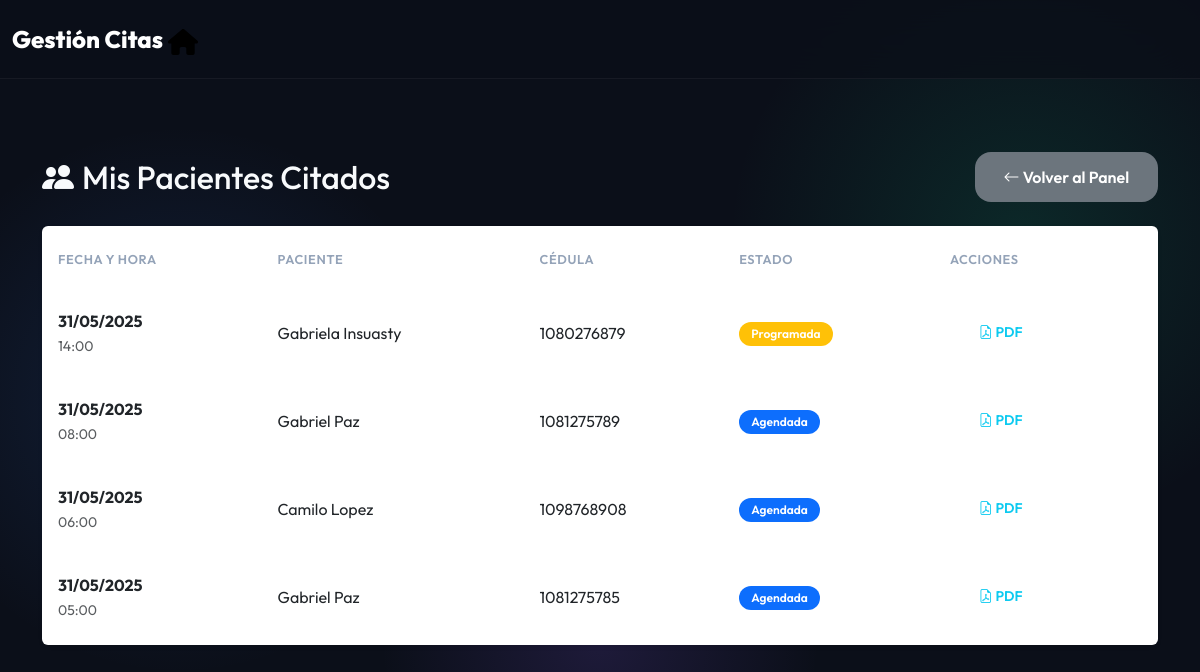
The page /mis-citas-medico/ (signed in) on the database its author committed.
### AppCitasMedicas/models.py (models this page shows, shortened)
class CitaMedica(models.Model):
    ESTADO_CHOICES = [
        ('Pendiente', 'Pendiente'),
        ('Confirmada', 'Confirmada'),
        ('Cancelada', 'Cancelada'),
        ('Realizada', 'Realizada'),
        ('No_Asistio', 'No Asistió'),
    ]
    objects = CitaMedicaManager()
    id_cita = models.UUIDField(primary_key=True, default=uuid.uuid4, editable=False, verbose_name="ID Cita")
    paciente = models.ForeignKey(Paciente, on_delete=models.PROTECT, related_name="citas", verbose_name="Paciente")
    medico = models.ForeignKey(Medico, on_delete=models.PROTECT, related_name="citas", verbose_name="Médico")
    fecha_hora_cita = models.DateTimeField(verbose_name="Fecha y Hora de la Cita")
    estado = models.CharField(max_length=20, choices=ESTADO_CHOICES, default='Pendiente', verbose_name="Estado")
    notas_paciente = models.TextField(blank=True, null=True, verbose_name="Notas del Paciente (ej. motivo)")
    notas_adicionales_medico = models.TextField(blank=True, null=True, verbose_name="Notas Adicionales del Médico")
    fecha_creacion = models.DateTimeField(auto_now_add=True)
    fecha_modificacion = models.DateTimeField(auto_now=True)
    class Meta:
        verbose_name = "Cita Médica"
        verbose_name_plural = "Citas Médicas"
        ordering = ['fecha_hora_cita']
        indexes = [
            models.Index(fields=['paciente', 'fecha_hora_cita']),
            models.Index(fields=['medico', 'fecha_hora_cita']),
            models.Index(fields=['estado']),
        ]

class Paciente(models.Model):
    cedula = models.CharField(max_length=20, primary_key=True, verbose_name="Cédula")
    nombre = models.CharField(max_length=100, verbose_name="Nombre Completo")
    telefono = models.CharField(max_length=15, verbose_name="Teléfono")
    direccion = models.CharField(max_length=255, blank=True, null=True, verbose_name="Dirección")
    correo = models.EmailField(verbose_name="Correo Electrónico")
    fecha_nacimiento = models.DateField(verbose_name="Fecha de Nacimiento")
    class Meta:
        verbose_name = "Paciente"
        verbose_name_plural = "Pacientes"

### AppCitasMedicas/views.py (the view)
# urls.py: path('mis-citas-medico/', views.mis_citas_medico, name='mis_citas_medico'),
@login_required
def mis_citas_medico(request):
    medico = request.user.medico
    citas = CitaMedica.objects.select_related('paciente').filter(
        medico=medico
    ).order_by('-fecha_hora_cita')
    context = {
        'citas': citas,
        'title': 'Mis Citas Médicas'
    }
    return render(request, 'AppCitasMedicas/mis_citas_medico.html', context)

### AppCitasMedicas/templates/AppCitasMedicas/mis_citas_medico.html (shortened to what this page needs)
{% extends 'AppCitasMedicas/base.html' %}
{% load static %}
{% block content %}
<div class="container py-5">
    <div class="d-flex justify-content-between align-items-center mb-4">
        <h2 class="mb-0"><i class="bi bi-people-fill me-2"></i>Mis Pacientes Citados</h2>
        <a href="{% url 'inicio_medico' %}" class="btn btn-secondary">
            <i class="bi bi-arrow-left"></i> Volver al Panel
        </a>
    </div>
    <div class="card shadow-sm border-0">
        <div class="card-body p-0">
            <div class="table-responsive">
                <table class="table table-hover mb-0">
                    <thead>
                        <tr>
                            <th>Fecha y Hora</th>
                            <th>Paciente</th>
                            <th>Cédula</th>
                            <th>Estado</th>
                            <th>Acciones</th>
                        </tr>
                    </thead>
                    <tbody>
                        {% for cita in citas %}
                        <tr>
                            <td>
                                <div class="fw-bold">{{ cita.fecha_hora_cita|date:"d/m/Y" }}</div>
                                <small class="text-muted">{{ cita.fecha_hora_cita|time:"H:i" }}</small>
                            </td>
                            <td>{{ cita.paciente.nombre }}</td>
                            <td>{{ cita.paciente.cedula }}</td>
                            <td>
                                <span class="badge {% if cita.estado == 'Agendada' %}bg-primary{% elif cita.estado == 'Completada' %}bg-success{% else %}bg-warning{% endif %}">
                                    {{ cita.estado }}
                                </span>
                            </td>
                            <td>
                                <a href="{% url 'generar_pdf_cita' cita.id_cita %}" class="btn btn-sm btn-outline-info">
                                    <i class="bi bi-file-earmark-pdf"></i> PDF
                                </a>
                            </td>
                        </tr>
                        {% empty %}
                        <tr>
                            <td colspan="5" class="text-center py-4 text-muted">
                                No tienes citas agendadas actualmente.
                            </td>
                        </tr>
                        {% endfor %}
                    </tbody>
                </table>
            </div>
        </div>
    </div>
</div>
{% endblock %}

### AppCitasMedicas/templates/AppCitasMedicas/base.html (shortened to what this page needs)
<!DOCTYPE html>
<html lang="es">
<head>
    {% load static %}
    <link href="https://cdn.jsdelivr.net/npm/bootstrap@5.3.0/dist/css/bootstrap.min.css" rel="stylesheet">
    <link rel="stylesheet" href="https://cdn.jsdelivr.net/npm/bootstrap-icons@1.10.0/font/bootstrap-icons.css">
    <link rel="stylesheet" href="{% static 'css/styles.css' %}">
</head>
<body>
    <nav class="navbar navbar-expand-lg navbar-dark fixed-top">
        <div class="container-fluid">
            <a class="navbar-brand" href="{% url 'inicio_general' %}">
                Gestión Citas <img src="{% static 'css/images/house-solid.svg' %}" alt="Cita" width="30">
            </a>
        </div>
    </nav>
    <main class="main-container container py-4">
        {% block content %}
        {% endblock %}
    </main>
</body>
</html>

### AppCitasMedicas/static/css/styles.css (style rules this page uses)
:root { --primary: #0f172a; --secondary: #3b82f6; --accent: #10b981; --background: #0B0F19; --surface: rgba(255, 255, 255, 0.05); --surface-hover: rgba(255, 255, 255, 0.1); --text-main: #f8fafc; --text-muted: #94a3b8; --shadow-soft: 0 8px 32px 0 rgba(0, 0, 0, 0.37); --shadow-glow: 0 0 20px rgba(59, 130, 246, 0.5); --shadow-glow-success: 0 0 20px rgba(16, 185, 129, 0.5); --glass-border: 1px solid rgba(255, 255, 255, 0.1); }
body { margin: 0; padding: 0; color: var(--text-main); background-color: var(--background); background-image: radial-gradient(circle at 15% 50%, rgba(59, 130, 246, 0.15), transparent 25%), radial-gradient(circle at 85% 30%, rgba(16, 185, 129, 0.15), transparent 25%), radial-gradient(circle at 50% 80%, rgba(139, 92, 246, 0.15), transparent 25%); background-attachment: fixed; font-family: 'Outfit', sans-serif; -webkit-font-smoothing: antialiased; padding-top: 80px; min-height: 100vh; }
.main-container { max-width: 1200px; margin: 0 auto; padding: 2rem 1rem; }
.navbar { background: rgba(11, 15, 25, 0.75) !important; backdrop-filter: blur(20px); -webkit-backdrop-filter: blur(20px); border-bottom: 1px solid rgba(255,255,255,0.05); padding: 1rem 0; }
.navbar-brand { font-weight: 800; font-size: 1.5rem; color: #fff !important; }
.btn { border-radius: 1rem !important; font-weight: 600 !important; padding: 0.8rem 1.8rem !important; transition: all 0.3s cubic-bezier(0.4, 0, 0.2, 1) !important; border: none !important; }
.table { border-collapse: separate !important; border-spacing: 0 0.5rem !important; color: white !important; }
.table thead th { background: rgba(255, 255, 255, 0.05) !important; color: #94a3b8 !important; border: none !important; padding: 1rem !important; font-weight: 600 !important; text-transform: uppercase; font-size: 0.8rem; letter-spacing: 0.05em; }
.table tbody tr { background: rgba(255, 255, 255, 0.03) !important; transition: transform 0.2s, background 0.2s !important; }
.table td { padding: 1rem !important; vertical-align: middle !important; border: none !important; }
.table tbody tr td:first-child { border-top-left-radius: 0.5rem; border-bottom-left-radius: 0.5rem; }
.table tbody tr td:last-child { border-top-right-radius: 0.5rem; border-bottom-right-radius: 0.5rem; }
.badge { padding: 0.5em 1em; border-radius: 2rem; font-weight: 600; }

### rows shown on the page
CitaMedica: fecha_hora_cita "31/05/2025", fecha_hora_cita "14:00", paciente.nombre "Gabriela Insuasty", paciente.cedula "1080276879", estado "Programada"
CitaMedica: fecha_hora_cita "31/05/2025", fecha_hora_cita "08:00", paciente.nombre "Gabriel Paz", paciente.cedula "1081275789", estado "Agendada"
CitaMedica: fecha_hora_cita "31/05/2025", fecha_hora_cita "06:00", paciente.nombre "Camilo Lopez", paciente.cedula "1098768908", estado "Agendada"
CitaMedica: fecha_hora_cita "31/05/2025", fecha_hora_cita "05:00", paciente.nombre "Gabriel Paz", paciente.cedula "1081275785", estado "Agendada"
